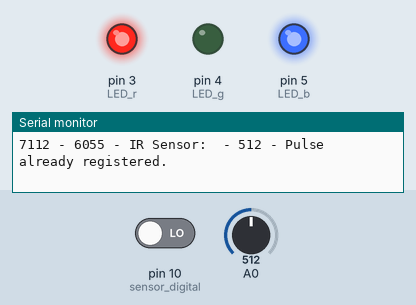
Bench run of a sketch on a simulated Arduino Uno, built with avr-gcc and run on an emulated ATmega328P. On the bench: output pins drawn as LEDs (lit = HIGH), the last lines printed to the serial monitor. Inputs (shaded band) come from the test bench; at power-on: A0 = 512, pin 10 (sensor_digital) LOW. The modem accepts every AT command (registered, SIM ready, sends succeed) and sends nothing else; not simulated (calls return 0 or success): secrets.h; pins used as bus, display or sensor lines are not drawn.

Above: at 7.2 s.
7.3 s: A0 set to 397
10.3 s: A0 set to 362
At 10.9 s:
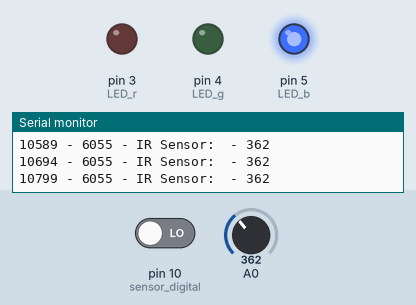
11.8 s: A0 set to 390
At 64.4 s:
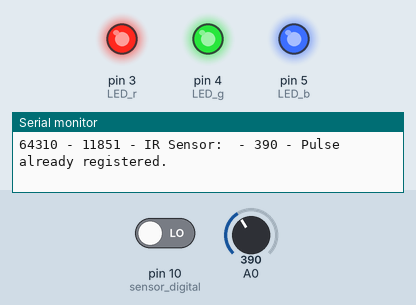
Timing chart, 0 to 64.7 s (numbered marks = the images above; inputs shaded):
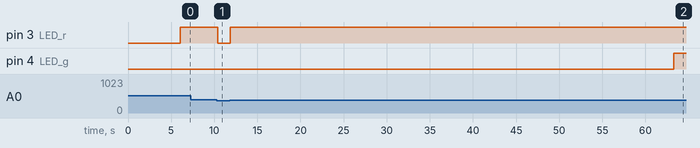

Measured:
- the behaviour switches between 380 and 379 on A0 (found by bisection; images 0 and 1)
- after the input at 10.3 s, pin 3 (LED_r): HIGH → LOW after 0.08 s
- after the input at 11.8 s, pin 3 (LED_r): LOW → HIGH after 0.05 s

The sketch:

EnergyEyePowerCounter.ino
```cpp
/*
 * EnergyEye PowerCounter
 *
 * Read analog voltage from IR sensor and publish to web
 *
 */

#include "secrets.h"
#include <SoftwareSerial.h>

#define PUSH_INTERVAL 60000   // New Values are published every minute
#define PULSE_THRESHOLD 380   // An analog reading below 300 will be registeres as a pulse

SoftwareSerial serialDisplay(6, 7); //Rx=6 Tx+7 Rx is not used, as the display doesn't respond.
SoftwareSerial serialESP8266(8, 9); //Rx=8 Tx=9

char tempString[10];
byte brightness = 0;

int LED_r = 3;
int LED_g = 4;
int LED_b = 5;

boolean wifi_connected = false;
boolean last_push_ok   = false;

int sensor_power = 12;
int sensor_ground = 13;
int sensor_analog =  0;

int sensor_digital = 10;

int fadeValue = 0;

// Sparkfun server and channel info
String server_name  = "data.sparkfun.com";
String server_ip    = "54.86.132.254";
String stream_id    = "9JxQdlMzvXT8gLvAj81x";
String private_key  = SFPRIVATEKEY;

String send_string  = "";

unsigned long currentMillis  = 0;
unsigned long previousMillis = 0;
unsigned long pulse_time     = 0;
unsigned long pulse_time_old = 0;
unsigned long timer          = PUSH_INTERVAL;

boolean pulse_registered = false;

long pulse_count = 0;

double energy = 0;


// The setup routine runs once when you press reset
void setup() {

  // Configure input and output pins
  pinMode(LED_r, OUTPUT);
  pinMode(LED_g, OUTPUT);
  pinMode(LED_b, OUTPUT);
  pinMode(sensor_digital, INPUT);

  pinMode(sensor_power, OUTPUT);
  digitalWrite(sensor_power, HIGH);
  pinMode(sensor_ground, OUTPUT);
  digitalWrite(sensor_ground, LOW);

  // Initialize serial communication at 9600 bits per second
  Serial.begin(9600);

  // Initialize serial display
  serialDisplay.begin(9600);
  serialDisplay.write(0x76);
  serialDisplay.write(0x7A);
  serialDisplay.write(brightness);
  serialDisplay.write(0x76);
  serialDisplay.write(0x7A);
  serialDisplay.write(brightness);
  serialDisplay.write(0x76);
  serialDisplay.print("-HI-");
  //delay(1000);

  // Initialize serial connection to ESP8266
  serialESP8266.begin(9600);
  initESP();

}

// Main loop runs continuously
void loop() {

  // Get a currentMillis for the reading
  currentMillis = millis();

  // Read the IR sensor input on analog pin 0
  int irSensorValue = analogRead(A0);

  // Print out the read value
  Serial.print(currentMillis);
  Serial.print(" - ");
  Serial.print(pulse_time);
  Serial.print(" - ");
  Serial.print("IR Sensor: ");
  Serial.print(" - ");
  Serial.print(irSensorValue);

  if(currentMillis - previousMillis >= PUSH_INTERVAL)
  {
    previousMillis = currentMillis;
    Serial.print(" - Interval has passed. Resetting pulse count.");

    energy = (((double) pulse_count) * (1.0/600.0)) * 1000.0;
    Serial.print(" - Consumed energy: ");
    Serial.print(energy);
    Serial.print(" Wh");

    last_push_ok = updateStream(pulse_count);

    if (last_push_ok)
    {
      digitalWrite(LED_g, HIGH);
    }
    else
    {
      digitalWrite(LED_g, LOW);
      delay(1000);
      initESP();
      delay(1000);
      updateStream(pulse_count);
    }

    pulse_count = 0;

  }

  if (irSensorValue >= PULSE_THRESHOLD)
  {

    digitalWrite(LED_r, HIGH);

    if (pulse_registered == false)
    {

      // Register the current pulse and increment the pulse counter
      pulse_registered = true;
      pulse_count = pulse_count + 1;
      pulse_time_old = pulse_time;
      pulse_time  = currentMillis;
      Serial.print(" - ");
      Serial.print("Pulse!");
      Serial.print(" - ");
      Serial.print("Pulsecount: ");
      Serial.print(pulse_count);
    }
    else
    {
      // Do nothing as the pulse has already been registered
      Serial.print(" - ");
      Serial.print("Pulse already registered.");
    }

  }
  else
  {

    digitalWrite(LED_r, LOW);

    if (pulse_registered == true)
    {
      // Reset the pulse registered flag and reset the previousMillis
      pulse_registered = false;
      Serial.print(" - ");
      Serial.print("Pulse reset.");
    }

  }

  Serial.println();


  // Build and send the value to the serial display
  sprintf(tempString, "%4d", irSensorValue);
  serialDisplay.write(tempString);

  // Convert the sensor value to a fading value for the LED
  fadeValue = irSensorValue/4;
  /*
  Serial.print(currentMillis);
  Serial.print(" - ");
  Serial.print("FadeValue: ");
  Serial.print(" - ");
  Serial.println(fadeValue);
  */
  //analogWrite(led_r, fadeValue );

  // Read the digital input value from the humidity sensor board
  sensor_analog = digitalRead(sensor_digital);
  // Switch the Green LED accordingly
  if (sensor_analog>0)
  {
    //digitalWrite(led_g, LOW);
  }
  else
  {
    //digitalWrite(led_g, HIGH);
  }

  // Loop delay
  delay(100);

}


// Helper functions below


// Set the displays brightness. Should receive byte with the value
//  to set the brightness to
//  dimmest------------->brightest     THIS IS REVERSED FOR SOME REASON!
//     0--------127--------255
void setBrightness(byte value)
{
  serialDisplay.write(0x7A);  // Set brightness command byte
  serialDisplay.write(value);  // brightness data byte
}

// Turn on any, none, or all of the decimals.
//  The six lowest bits in the decimals parameter sets a decimal
//  (or colon, or apostrophe) on or off. A 1 indicates on, 0 off.
//  [MSB] (X)(X)(Apos)(Colon)(Digit 4)(Digit 3)(Digit2)(Digit1)
void setDecimals(byte decimals)
{
  serialDisplay.write(0x77);
  serialDisplay.write(decimals);
}


void sendDebug(String cmd)
{
  Serial.print("SEND: ");
  Serial.println(cmd);
  serialESP8266.println(cmd);
  /*
  if(serialESP8266.find("OK"))
  {
    Serial.println("RECEIVED: OK");
    return true;
  }
  else
  {
    Serial.println("ERROR: String OK not received");
    return false;
  }
  */

}

void resetESP()
{
  String rcv = "";
  Serial.println("Resetting ESP...");
  serialESP8266.println("AT+RST");
  delay(3000);
  while (serialESP8266.available())
  {
    rcv += serialESP8266.read();
  }
  Serial.println(rcv);

  /*
  if(serialESP8266.find("OK"))
  {
    Serial.println("RECEIVED: OK");
    return true;
  }
  else
  {
    Serial.println("ERROR: String OK not received");
    return false;
  }
  */

}


boolean connectWiFi()
{
  serialESP8266.println("AT+CWMODE=1");
  delay(1000);
  String cmd="AT+CWJAP=\"";
  cmd+=SSID;
  cmd+="\",\"";
  cmd+=PASS;
  cmd+="\"";
  sendDebug(cmd);
  delay(1000);
  if(serialESP8266.find("OK"))
  {
    Serial.println("RECEIVED: OK");
    return true;
  }
  else
  {
    Serial.println("ERROR: Failed to connect to WiFi network");
    return false;
  }
  delay(5000);
}


boolean getMacAddress()
{
  String cmd="AT+CIPSTAMAC?";
  String rcv = "";
  sendDebug(cmd);
  delay(3000);
  while (serialESP8266.available())
  {
    rcv += serialESP8266.read();
  }
  Serial.println(rcv);
  if(serialESP8266.find("OK"))
  {
    Serial.println("RECEIVED: OK");
    return true;
  }
  else
  {
    Serial.println("RECEIVED: Error");
    return false;
  }
}


boolean updateStream(int energy)
{
  String cmd = "AT+CIPSTART=\"TCP\",\"";
  cmd += server_name;
  //cmd += server_ip;
  cmd += "\",80";
  sendDebug(cmd);
  delay(2000);
  if(serialESP8266.find("Error")){
    Serial.print("RECEIVED: Error connecting to data.sparkfun.com");
    return false;
  }
  cmd  = "GET ";
  cmd += "/input/";
  cmd += stream_id;
  cmd += "?";
  cmd += "private_key=";
  cmd += private_key;
  cmd += "&energy=";
  cmd += String(energy);
  cmd += "\r\n";
  serialESP8266.print("AT+CIPSEND=");
  serialESP8266.println(cmd.length());
  if(serialESP8266.find(">"))
  {
    Serial.print(">");
    Serial.print(cmd);
    serialESP8266.print(cmd);
  }
  else
  {
    sendDebug("AT+CIPCLOSE");
  }
  if(serialESP8266.find("OK"))
  {
    Serial.println("RECEIVED: OK. Data published.");
    while(serialESP8266.available())
    {
      serialESP8266.read();
    }
    return true;
  }
  else
  {
    Serial.println("RECEIVED: Error publishing data.");
    while(serialESP8266.available())
    {
      serialESP8266.read();
    }
    return false;
  }

  /*
  cmd = GET;
  cmd += tenmpF;
  cmd += "\r\n";
  Serial.print("AT+CIPSEND=");
  Serial.println(cmd.length());
  if(Serial.find(">")){
    monitor.print(">");
    monitor.print(cmd);
    Serial.print(cmd);
  }else{
    sendDebug("AT+CIPCLOSE");
  }
  if(Serial.find("OK")){
    monitor.println("RECEIVED: OK");
  }else{
    monitor.println("RECEIVED: Error");
  }
  */

}

void initESP()
{
  resetESP();
  sendDebug("AT");
  delay(1000);
  if(serialESP8266.find("OK"))
  {
    Serial.println("RECEIVED: OK");
    Serial.println("Connecting to WiFi network...");
    //getMacAddress();

    wifi_connected = connectWiFi();

    while (wifi_connected != true)
    {
      digitalWrite(LED_b, LOW);
      wifi_connected = connectWiFi();
    }
    digitalWrite(LED_b, HIGH);
  }
  else
  {
    Serial.println("ERROR: No OK string received");
  }
}
```
